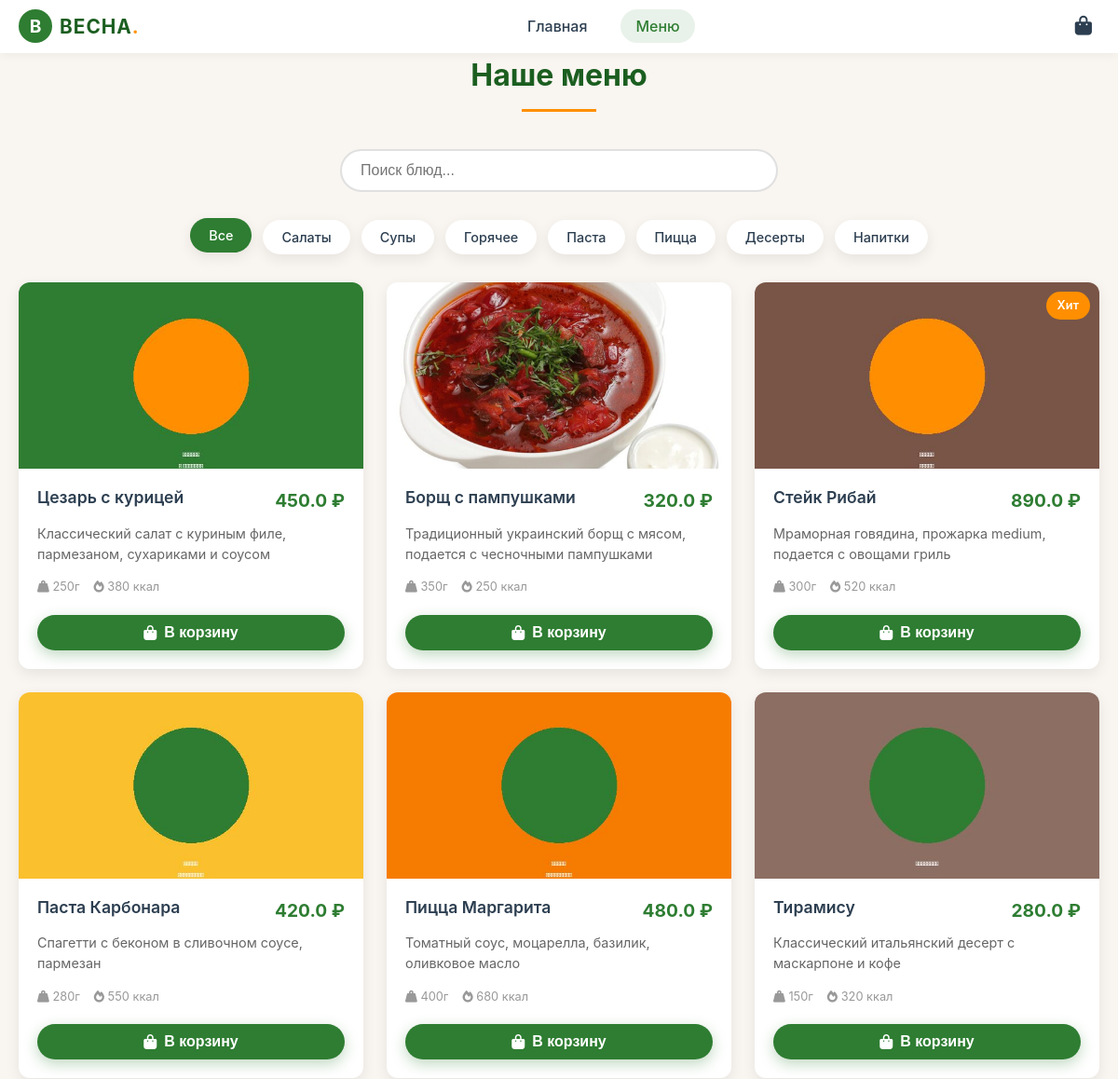
Before: /menu (upper part) with the older database file.
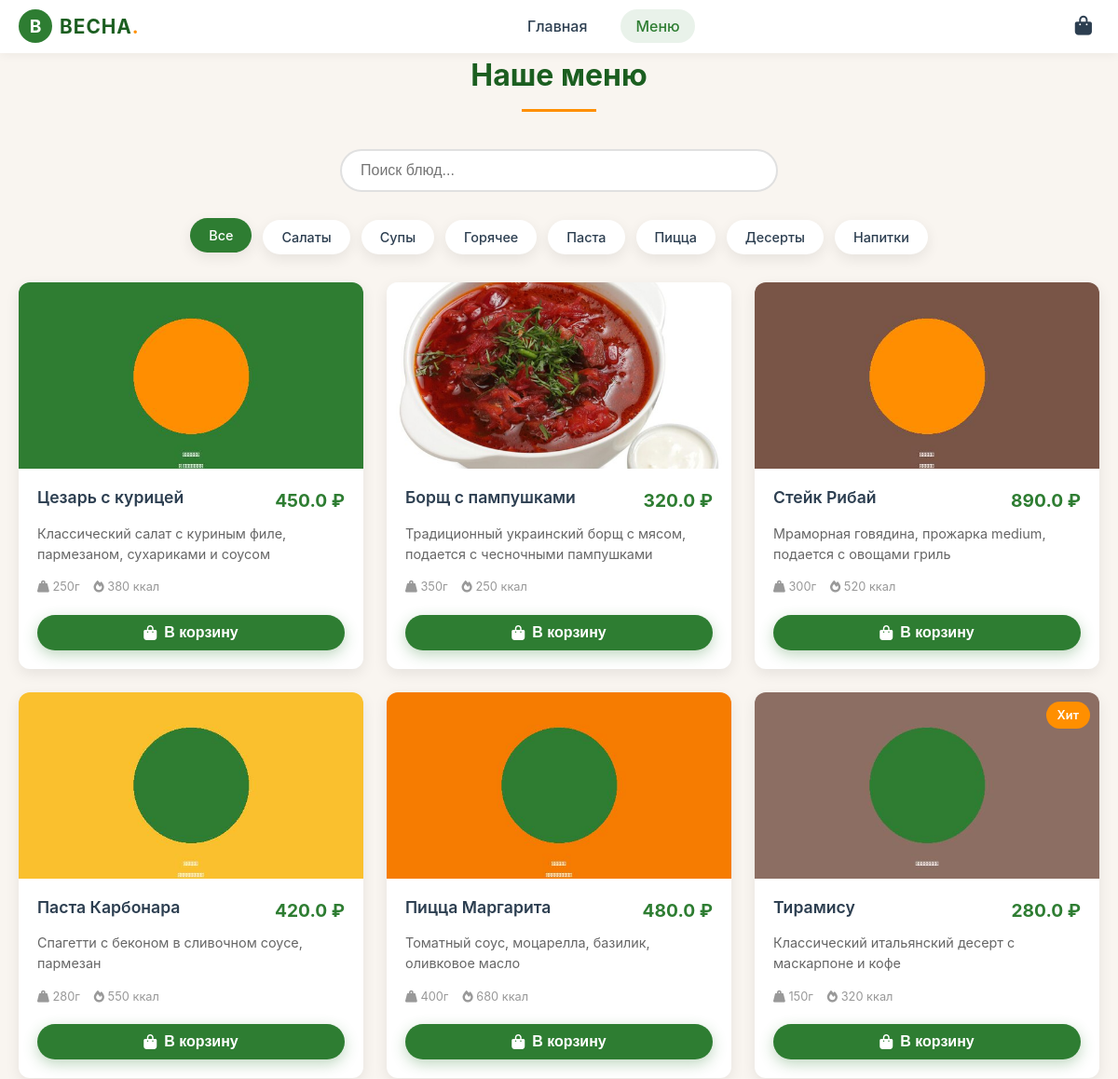
After: the same page with the newer database file.
### app.py (models this page shows, shortened)
class MenuItem(db.Model):
    __tablename__ = 'menu_item'
    id = db.Column(db.Integer, primary_key=True)
    name = db.Column(db.String(100), nullable=False)
    description = db.Column(db.Text)
    price = db.Column(db.Float, nullable=False)
    category = db.Column(db.String(50))
    image_url = db.Column(db.String(200), default='/static/images/placeholder.jpg')
    is_popular = db.Column(db.Boolean, default=False)
    is_special = db.Column(db.Boolean, default=False)
    weight = db.Column(db.String(20))
    calories = db.Column(db.Integer)
    created_at = db.Column(db.DateTime, default=datetime.utcnow)

### app.py (the view)
@app.route('/menu')
def menu():
    try:
        category = request.args.get('category', 'all')
        search = request.args.get('search', '')
        query = MenuItem.query
        if category and category != 'all':
            query = query.filter_by(category=category)
        if search:
            query = query.filter(MenuItem.name.ilike(f'%{search}%'))
        items = query.all()
        categories = db.session.query(MenuItem.category).distinct().all()
        categories = [c[0] for c in categories if c[0]]
        return render_template('menu.html',
                             items=items,
                             categories=categories,
                             selected_category=category,
                             search=search)
    except Exception as e:
        logger.error(f"Ошибка в меню: {e}")
        return render_template('error.html', error=str(e)), 500

### app.py (called while the page is built)
@app.context_processor
def utility_processor():
    return {
        'image_exists': image_exists,
        'get_safe_image_url': get_safe_image_url,
        'now': datetime.now(),
        'cafe_name': CAFE_NAME,
        'cafe_address': CAFE_ADDRESS,
        'cafe_phone': CAFE_PHONE,
        'cafe_email': CAFE_EMAIL,
        'cafe_work_hours': CAFE_WORK_HOURS,
        'cafe_description': CAFE_DESCRIPTION,
        'cafe_slogan': CAFE_SLOGAN,
        'cafe_latitude': CAFE_LATITUDE,
        'cafe_longitude': CAFE_LONGITUDE,
        'cafe_image': CAFE_IMAGE,
        'cafe_image2': CAFE_IMAGE2,
        'social_instagram': SOCIAL_INSTAGRAM,
        'social_vk': SOCIAL_VK,
        'social_telegram': SOCIAL_TELEGRAM
    }

### templates/menu.html (shortened to what this page needs)
{% extends "base.html" %}
{% block content %}
<div class="container">
    <h1 class="section-title">Наше меню</h1>
    <div class="search-box">
        <input type="text" class="search-input" placeholder="Поиск блюд..." id="searchInput"
               value="{{ search }}" onkeyup="if(event.key === 'Enter') searchItems()">
    </div>
    <div class="categories">
        <a href="{{ url_for('menu') }}" class="category-btn {% if selected_category == 'all' or not selected_category %}active{% endif %}">
            Все
        </a>
        {% for category in categories %}
        <a href="{{ url_for('menu') }}?category={{ category }}"
           class="category-btn {% if selected_category == category %}active{% endif %}">
            {{ category }}
        </a>
        {% endfor %}
    </div>
<div class="cards-grid">
    {% for item in items %}
    <div class="card fade-in">
        {% if item.is_special %}
        <div class="card-badge">Хит</div>
        {% endif %}
        <div class="card-image" style="height: 200px; background: #f8f9fa; display: flex; align-items: center; justify-content: center;">
            {% if item.image_url %}
            <img src="{{ item.image_url }}"
                 alt="{{ item.name }}"
                 style="width: 100%; height: 100%; object-fit: cover;"
                 onerror="this.onerror=null; this.parentElement.innerHTML='<i class=\'fas fa-utensils\' style=\'font-size: 4rem; color: #ccc;\'></i>'">
            {% else %}
            <i class="fas fa-utensils" style="font-size: 4rem; color: #ccc;"></i>
            {% endif %}
        </div>
        <div class="card-content">
            <div class="card-header">
                <h3 class="card-title">{{ item.name }}</h3>
                <span class="card-price">{{ item.price }} ₽</span>
            </div>
            <p class="card-description">{{ item.description }}</p>
            <div class="card-meta">
                <span><i class="fas fa-weight-hanging"></i> {{ item.weight }}</span>
                <span><i class="fas fa-fire"></i> {{ item.calories }} ккал</span>
            </div>
            <div class="card-footer">
                <button class="btn btn-primary add-to-cart" data-id="{{ item.id }}">
                    <i class="fas fa-shopping-bag"></i> В корзину
                </button>
            </div>
        </div>
    </div>
    {% else %}
    <div class="text-center" style="grid-column: 1/-1; padding: 50px;">
        <i class="fas fa-search fa-3x" style="color: #ccc; margin-bottom: 20px;"></i>
        <h3>Ничего не найдено</h3>
        <p>Попробуйте изменить параметры поиска</p>
    </div>
    {% endfor %}
</div>
{% endblock %}

### templates/base.html (shortened to what this page needs)
<!DOCTYPE html>
<html lang="ru">
<head>
    <link rel="stylesheet" href="https://cdnjs.cloudflare.com/ajax/libs/font-awesome/6.0.0/css/all.min.css">
    <link rel="stylesheet" href="{{ url_for('static', filename='css/style.css') }}">
</head>
<body>
    <nav class="navbar" id="navbar">
        <div class="container navbar-container">
            <a href="{{ url_for('index') }}" class="navbar-logo">
                <div class="logo-icon">В</div>
                <div class="logo-text">ВЕСНА<span>.</span></div>
            </a>
            <ul class="navbar-menu" id="navbarMenu" role="navigation">
                <li><a href="{{ url_for('index') }}" class="{% if request.endpoint == 'index' %}active{% endif %}">Главная</a></li>
                <li><a href="{{ url_for('menu') }}" class="{% if request.endpoint == 'menu' %}active{% endif %}">Меню</a></li>
            </ul>
            <div class="navbar-actions">
                <a href="{{ url_for('view_cart') }}" class="cart-icon" aria-label="Корзина">
                    <i class="fas fa-shopping-bag"></i>
                </a>
            </div>
        </div>
    </nav>
    <main>
        {% block content %}{% endblock %}
    </main>
</body>
</html>

### templates/base.html (style rules this page uses)
* { -webkit-tap-highlight-color: transparent; }
body { overflow-x: hidden; width: 100%; position: relative; }
.container { width: 100%; max-width: 1200px; padding: 0 15px; margin: 0 auto; box-sizing: border-box; }
@media (min-width: 769px) { .container { padding: 0 20px; } }
@media (min-width: 769px) { .section-title { font-size: 2rem; margin-bottom: 40px; } }
@media (min-width: 769px) { .cards-grid { gap: 25px; } }
@media (min-width: 769px) { .card-image { height: 200px; } }
@media (min-width: 769px) { .card-content { padding: 20px; } }
@media (min-width: 769px) { .card-title { font-size: 1.1rem; } }
@media (min-width: 769px) { .card-price { font-size: 1.2rem; } }
@media (min-width: 769px) { .btn { padding: 12px 30px; font-size: 1rem; } }
img, iframe, video { max-width: 100%; height: auto; }

Changed rows visible on the page:
changed MenuItem "Стейк Рибай": no longer shows "Хит"
changed MenuItem "Тирамису": now shows "Хит"
